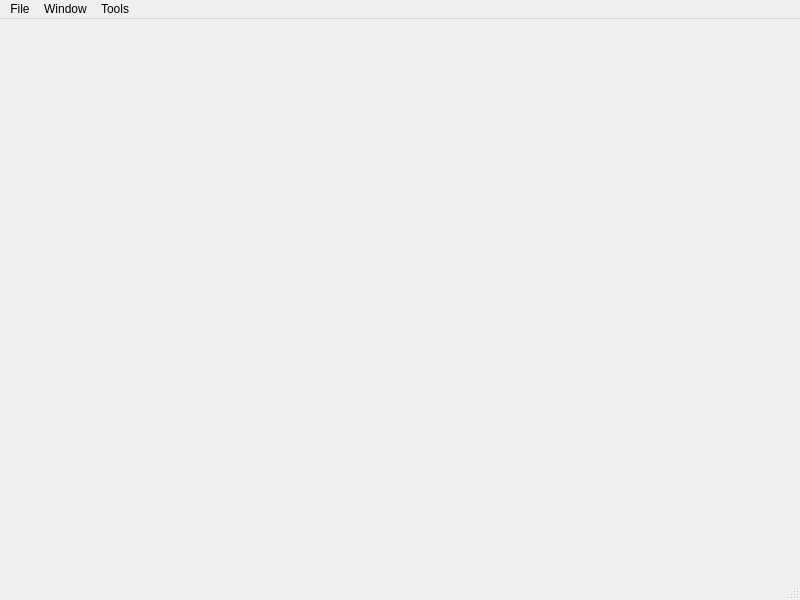
<?xml version="1.0" encoding="UTF-8"?>
<ui version="4.0">
 <class>MainWindow</class>
 <widget class="QMainWindow" name="MainWindow">
  <property name="geometry">
   <rect>
    <x>0</x>
    <y>0</y>
    <width>800</width>
    <height>600</height>
   </rect>
  </property>
  <property name="windowTitle">
   <string>StdSlope</string>
  </property>
  <widget class="QWidget" name="centralwidget"/>
  <widget class="QMenuBar" name="menubar">
   <property name="geometry">
    <rect>
     <x>0</x>
     <y>0</y>
     <width>800</width>
     <height>21</height>
    </rect>
   </property>
   <widget class="QMenu" name="menuFile">
    <property name="title">
     <string>File</string>
    </property>
    <addaction name="actionImport_Mesh"/>
    <addaction name="actionImport_Mesh_East_North_Up"/>
    <addaction name="actionImport_Mesh_West_Down_South"/>
   </widget>
   <widget class="QMenu" name="menuWindow">
    <property name="title">
     <string>Window</string>
    </property>
    <widget class="QMenu" name="menuPanels">
     <property name="title">
      <string>Panels</string>
     </property>
    </widget>
    <addaction name="menuPanels"/>
   </widget>
   <widget class="QMenu" name="menuTools">
    <property name="title">
     <string>Tools</string>
    </property>
    <addaction name="actionReload"/>
   </widget>
   <addaction name="menuFile"/>
   <addaction name="menuWindow"/>
   <addaction name="menuTools"/>
  </widget>
  <widget class="QStatusBar" name="statusbar"/>
  <action name="actionImport_Mesh">
   <property name="text">
    <string>Import Mesh</string>
   </property>
  </action>
  <action name="actionset">
   <property name="text">
    <string>set</string>
   </property>
  </action>
  <action name="actionLayers">
   <property name="checkable">
    <bool>true</bool>
   </property>
   <property name="checked">
    <bool>true</bool>
   </property>
   <property name="text">
    <string>Layers</string>
   </property>
  </action>
  <action name="actionStereonet">
   <property name="checkable">
    <bool>true</bool>
   </property>
   <property name="checked">
    <bool>true</bool>
   </property>
   <property name="text">
    <string>Stereonet</string>
   </property>
  </action>
  <action name="actionReload">
   <property name="text">
    <string>Reload</string>
   </property>
  </action>
  <action name="actionImport_Mesh_East_North_Up">
   <property name="text">
    <string>Import Mesh (East, North, Up)</string>
   </property>
  </action>
  <action name="actionImport_Mesh_West_Down_South">
   <property name="text">
    <string>Import Mesh (West, Down, South)</string>
   </property>
  </action>
 </widget>
 <resources/>
 <connections/>
</ui>
